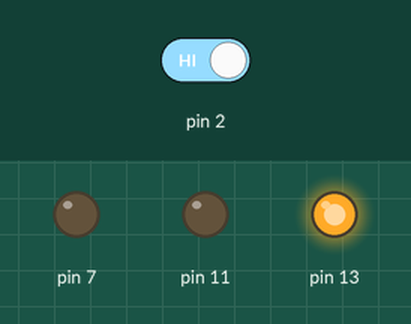
This sketch was run on a simulated Arduino Uno, built with avr-gcc and run on an emulated ATmega328P. On the bench: output pins drawn as LEDs (lit = HIGH). The test bench sets the inputs (shaded band); at power-on: pin 2 HIGH.

Above: at 6.8 s.
6.9 s: pin 2 driven LOW
At 9.3 s:
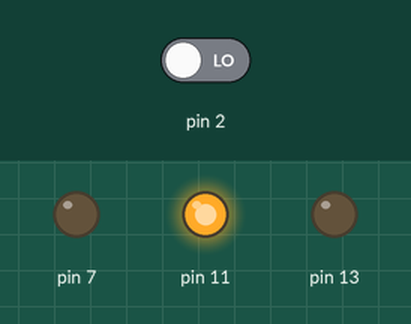
At 10.8 s:
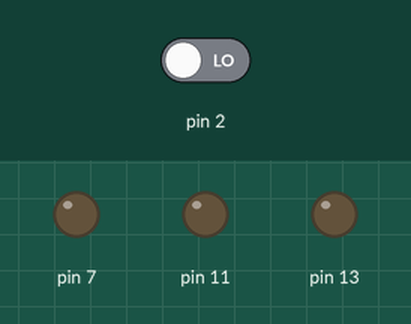
14.6 s: pin 2 driven HIGH
At 16.6 s:
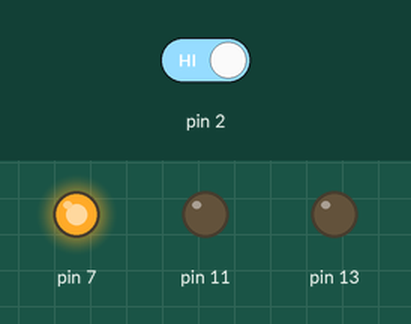
Timing chart, 0 to 27.5 s (numbered marks = the images above; inputs shaded):
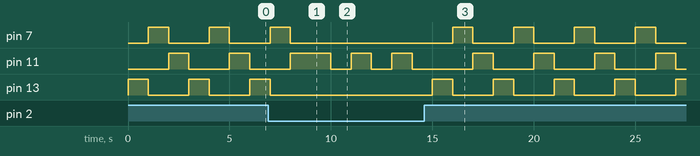

Measured:
- after the input at 6.9 s, pin 7: goes on until 8.0 s, then stays LOW; pin 13: goes on until 7.0 s, then stays LOW
- after the input at 14.6 s, pin 7: alternates HIGH for 1.0 s and LOW for 2.0 s, starting after 1.4 s; pin 11: alternates HIGH for 1.0 s and LOW for 2.0 s, starting after 2.4 s; pin 13: alternates HIGH for 1.0 s and LOW for 2.0 s, starting after 0.40 s
- by itself, pin 7, pin 13: alternates HIGH for 1.0 s and LOW for 2.0 s
- by itself, pin 11: repeats every 2.0 s: LOW 1.0 s, HIGH 1.0 s

The sketch:

Semaforo_em_manuten__o.ino
```cpp
int valordoterminaldois = 0;

void setup(){
 pinMode(13, OUTPUT);
 pinMode(11, OUTPUT);
 pinMode(7, OUTPUT);

  pinMode(12, INPUT);
}


void loop(){

  valordoterminaldois = digitalRead(2);

  if(valordoterminaldois == 0 ) {
    digitalWrite(11, HIGH);
    delay(1000);
    digitalWrite(11, LOW);
    delay(1000);
  }
  else{
digitalWrite(13, HIGH);
digitalWrite(11,LOW);


digitalWrite(7, LOW);
 delay(1000);
digitalWrite(13, LOW);
digitalWrite(11, LOW);
digitalWrite(7, HIGH);
  delay(1000);
digitalWrite(13, LOW);
digitalWrite(11, HIGH);
digitalWrite(7, LOW);
  delay(1000);

  }


}
```
